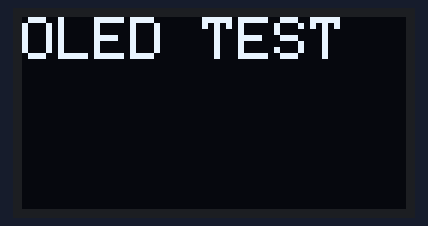
The sketch below on a simulated ESP32. Parts: 128×64 one-colour display.

Above: at 0.1 s.

The sketch:

ESP32_OLED.ino
```cpp
#include <Wire.h>
#include <Adafruit_GFX.h>
#include <Adafruit_SSD1306.h>

#define SCREEN_WIDTH 128 // OLED display width, in pixels
#define SCREEN_HEIGHT 64 // OLED display height, in pixels

#define OLED_RESET     4
#define SCREEN_ADDRESS 0x3C
Adafruit_SSD1306 display(SCREEN_WIDTH, SCREEN_HEIGHT, &Wire, OLED_RESET);

void setup() {
  Serial.begin(9600);

  if(!display.begin(SSD1306_SWITCHCAPVCC, SCREEN_ADDRESS)) {
    Serial.println(F("SSD1306 allocation failed"));
    for(;;); // Don't proceed, loop forever
  }

  // Clear the buffer
  display.clearDisplay();
  display.setTextSize(2);
  display.setTextColor(WHITE,0);
  display.setCursor(0,0);
  display.print("OLED TEST");
  display.display();
  delay(2000);
}

void loop() {

}
```
